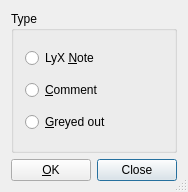
<ui version="4.0" >
 <author></author>
 <comment></comment>
 <exportmacro></exportmacro>
 <class>QNoteUi</class>
 <widget class="QDialog" name="QNoteUi" >
  <property name="geometry" >
   <rect>
    <x>0</x>
    <y>0</y>
    <width>188</width>
    <height>192</height>
   </rect>
  </property>
  <property name="windowTitle" >
   <string/>
  </property>
  <property name="sizeGripEnabled" >
   <bool>true</bool>
  </property>
  <layout class="QGridLayout" >
   <property name="margin" >
    <number>11</number>
   </property>
   <property name="spacing" >
    <number>6</number>
   </property>
   <item row="1" column="0" >
    <widget class="QPushButton" name="okPB" >
     <property name="text" >
      <string>&amp;OK</string>
     </property>
     <property name="default" >
      <bool>false</bool>
     </property>
    </widget>
   </item>
   <item row="1" column="1" >
    <widget class="QPushButton" name="closePB" >
     <property name="text" >
      <string>Close</string>
     </property>
     <property name="default" >
      <bool>true</bool>
     </property>
    </widget>
   </item>
   <item row="0" column="0" colspan="2" >
    <widget class="QGroupBox" name="NoteBG" >
     <property name="title" >
      <string>Type</string>
     </property>
     <layout class="QVBoxLayout" >
      <property name="margin" >
       <number>11</number>
      </property>
      <property name="spacing" >
       <number>6</number>
      </property>
      <item>
       <widget class="QRadioButton" name="noteRB" >
        <property name="toolTip" >
         <string>LyX internal only</string>
        </property>
        <property name="text" >
         <string>LyX &amp;Note</string>
        </property>
       </widget>
      </item>
      <item>
       <widget class="QRadioButton" name="commentRB" >
        <property name="toolTip" >
         <string>Export to LaTeX/Docbook but don't print</string>
        </property>
        <property name="text" >
         <string>&amp;Comment</string>
        </property>
       </widget>
      </item>
      <item>
       <widget class="QRadioButton" name="greyedoutRB" >
        <property name="toolTip" >
         <string>Print as grey text</string>
        </property>
        <property name="text" >
         <string>&amp;Greyed out</string>
        </property>
       </widget>
      </item>
     </layout>
    </widget>
   </item>
  </layout>
 </widget>
 <pixmapfunction>qPixmapFromMimeSource</pixmapfunction>
 <resources/>
 <connections/>
</ui>
